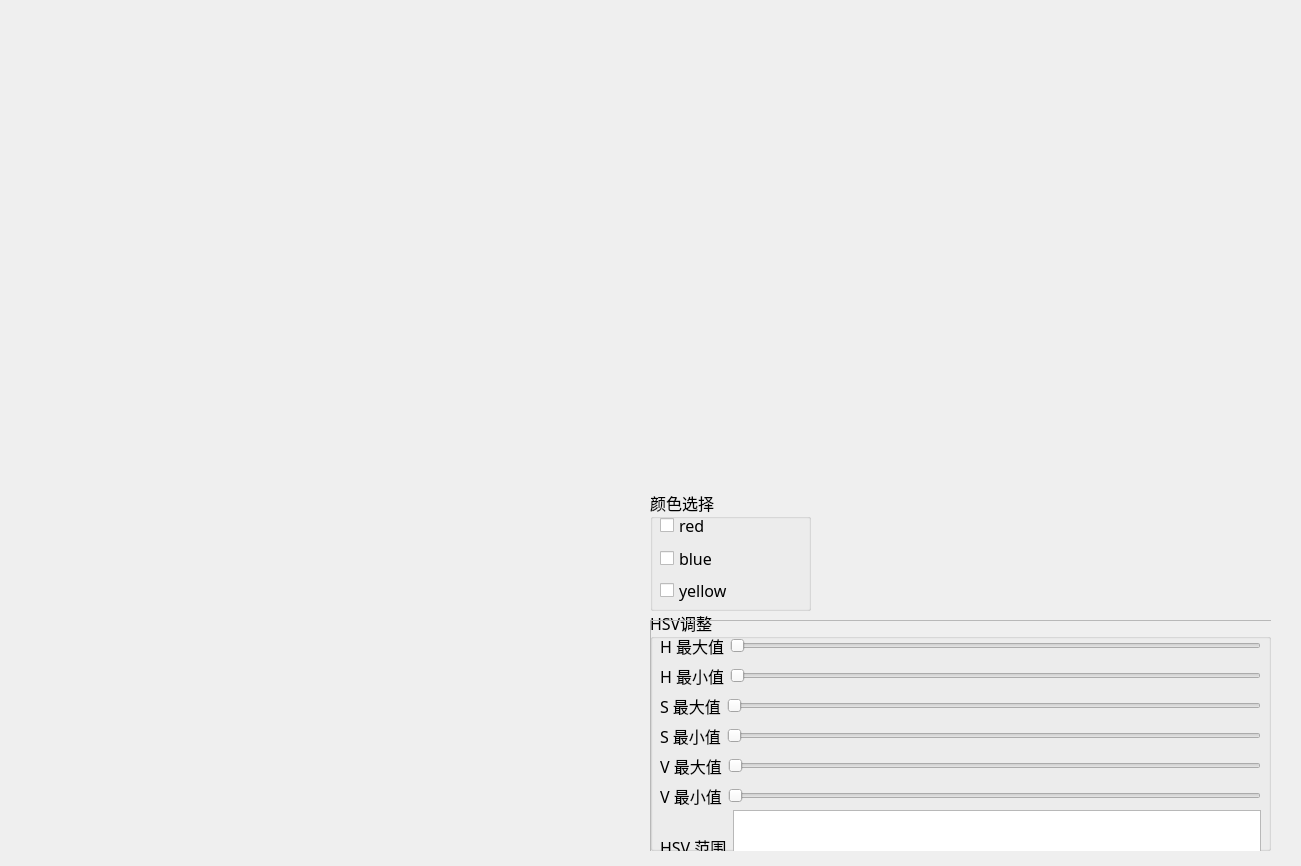
<?xml version="1.0" encoding="UTF-8"?>
<ui version="4.0">
 <class>find_color_block</class>
 <widget class="QWidget" name="find_color_block">
  <property name="geometry">
   <rect>
    <x>0</x>
    <y>0</y>
    <width>1301</width>
    <height>866</height>
   </rect>
  </property>
  <property name="windowTitle">
   <string>Form</string>
  </property>
  <widget class="QGroupBox" name="groupBox_2">
   <property name="geometry">
    <rect>
     <x>650</x>
     <y>490</y>
     <width>161</width>
     <height>121</height>
    </rect>
   </property>
   <property name="font">
    <font>
     <family>3ds</family>
     <pointsize>12</pointsize>
    </font>
   </property>
   <property name="title">
    <string>颜色选择</string>
   </property>
   <widget class="QWidget" name="verticalLayoutWidget_6">
    <property name="geometry">
     <rect>
      <x>10</x>
      <y>22</y>
      <width>141</width>
      <height>91</height>
     </rect>
    </property>
    <layout class="QVBoxLayout" name="verticalLayout_6">
     <item>
      <widget class="QCheckBox" name="checkBox_Red">
       <property name="font">
        <font>
         <family>3ds</family>
         <pointsize>12</pointsize>
        </font>
       </property>
       <property name="text">
        <string>red</string>
       </property>
      </widget>
     </item>
     <item>
      <widget class="QCheckBox" name="checkBox_Blue">
       <property name="font">
        <font>
         <family>3ds</family>
         <pointsize>12</pointsize>
        </font>
       </property>
       <property name="text">
        <string>blue</string>
       </property>
      </widget>
     </item>
     <item>
      <widget class="QCheckBox" name="checkBox_Yellow">
       <property name="font">
        <font>
         <family>3ds</family>
         <pointsize>12</pointsize>
        </font>
       </property>
       <property name="text">
        <string>yellow</string>
       </property>
      </widget>
     </item>
    </layout>
   </widget>
  </widget>
  <widget class="QGroupBox" name="groupBox">
   <property name="geometry">
    <rect>
     <x>650</x>
     <y>610</y>
     <width>621</width>
     <height>241</height>
    </rect>
   </property>
   <property name="font">
    <font>
     <family>3ds</family>
     <pointsize>12</pointsize>
    </font>
   </property>
   <property name="title">
    <string>HSV调整</string>
   </property>
   <widget class="QFrame" name="frame">
    <property name="geometry">
     <rect>
      <x>0</x>
      <y>10</y>
      <width>631</width>
      <height>261</height>
     </rect>
    </property>
    <property name="frameShape">
     <enum>QFrame::StyledPanel</enum>
    </property>
    <property name="frameShadow">
     <enum>QFrame::Raised</enum>
    </property>
    <widget class="QWidget" name="horizontalLayoutWidget_3">
     <property name="geometry">
      <rect>
       <x>10</x>
       <y>70</y>
       <width>601</width>
       <height>31</height>
      </rect>
     </property>
     <layout class="QHBoxLayout" name="horizontalLayout_3">
      <item>
       <widget class="QLabel" name="label_3">
        <property name="font">
         <font>
          <family>3ds</family>
          <pointsize>12</pointsize>
         </font>
        </property>
        <property name="text">
         <string>S 最大值</string>
        </property>
       </widget>
      </item>
      <item>
       <widget class="QSlider" name="S_Slider_max">
        <property name="orientation">
         <enum>Qt::Horizontal</enum>
        </property>
       </widget>
      </item>
     </layout>
    </widget>
    <widget class="QWidget" name="horizontalLayoutWidget_7">
     <property name="geometry">
      <rect>
       <x>10</x>
       <y>190</y>
       <width>601</width>
       <height>73</height>
      </rect>
     </property>
     <layout class="QHBoxLayout" name="horizontalLayout_7">
      <item>
       <widget class="QLabel" name="label_7">
        <property name="font">
         <font>
          <family>3ds</family>
          <pointsize>12</pointsize>
         </font>
        </property>
        <property name="text">
         <string>HSV 范围</string>
        </property>
       </widget>
      </item>
      <item>
       <widget class="QPlainTextEdit" name="TextEdit_hsv">
        <property name="enabled">
         <bool>true</bool>
        </property>
        <property name="font">
         <font>
          <family>3ds</family>
          <pointsize>12</pointsize>
         </font>
        </property>
        <property name="plainText">
         <string/>
        </property>
       </widget>
      </item>
     </layout>
    </widget>
    <widget class="QWidget" name="horizontalLayoutWidget_5">
     <property name="geometry">
      <rect>
       <x>10</x>
       <y>130</y>
       <width>601</width>
       <height>31</height>
      </rect>
     </property>
     <layout class="QHBoxLayout" name="horizontalLayout_5">
      <item>
       <widget class="QLabel" name="label_5">
        <property name="font">
         <font>
          <family>3ds</family>
          <pointsize>12</pointsize>
         </font>
        </property>
        <property name="text">
         <string>V 最大值</string>
        </property>
       </widget>
      </item>
      <item>
       <widget class="QSlider" name="V_Slider_max">
        <property name="orientation">
         <enum>Qt::Horizontal</enum>
        </property>
       </widget>
      </item>
     </layout>
    </widget>
    <widget class="QWidget" name="horizontalLayoutWidget_4">
     <property name="geometry">
      <rect>
       <x>10</x>
       <y>100</y>
       <width>601</width>
       <height>31</height>
      </rect>
     </property>
     <layout class="QHBoxLayout" name="horizontalLayout_4">
      <item>
       <widget class="QLabel" name="label_4">
        <property name="font">
         <font>
          <family>3ds</family>
          <pointsize>12</pointsize>
         </font>
        </property>
        <property name="text">
         <string>S 最小值</string>
        </property>
       </widget>
      </item>
      <item>
       <widget class="QSlider" name="S_Slider_min">
        <property name="orientation">
         <enum>Qt::Horizontal</enum>
        </property>
       </widget>
      </item>
     </layout>
    </widget>
    <widget class="QWidget" name="horizontalLayoutWidget_2">
     <property name="geometry">
      <rect>
       <x>10</x>
       <y>40</y>
       <width>601</width>
       <height>31</height>
      </rect>
     </property>
     <layout class="QHBoxLayout" name="horizontalLayout_2">
      <item>
       <widget class="QLabel" name="label_2">
        <property name="font">
         <font>
          <family>3ds</family>
          <pointsize>12</pointsize>
         </font>
        </property>
        <property name="text">
         <string>H 最小值</string>
        </property>
       </widget>
      </item>
      <item>
       <widget class="QSlider" name="H_Slider_min">
        <property name="orientation">
         <enum>Qt::Horizontal</enum>
        </property>
       </widget>
      </item>
     </layout>
    </widget>
    <widget class="QWidget" name="horizontalLayoutWidget">
     <property name="geometry">
      <rect>
       <x>10</x>
       <y>10</y>
       <width>601</width>
       <height>31</height>
      </rect>
     </property>
     <layout class="QHBoxLayout" name="horizontalLayout">
      <item>
       <widget class="QLabel" name="label">
        <property name="font">
         <font>
          <family>3ds</family>
          <pointsize>12</pointsize>
         </font>
        </property>
        <property name="text">
         <string>H 最大值</string>
        </property>
       </widget>
      </item>
      <item>
       <widget class="QSlider" name="H_Slider_max">
        <property name="orientation">
         <enum>Qt::Horizontal</enum>
        </property>
       </widget>
      </item>
     </layout>
    </widget>
    <widget class="QWidget" name="horizontalLayoutWidget_6">
     <property name="geometry">
      <rect>
       <x>10</x>
       <y>160</y>
       <width>601</width>
       <height>31</height>
      </rect>
     </property>
     <layout class="QHBoxLayout" name="horizontalLayout_6">
      <item>
       <widget class="QLabel" name="label_6">
        <property name="font">
         <font>
          <family>3ds</family>
          <pointsize>12</pointsize>
         </font>
        </property>
        <property name="text">
         <string>V 最小值</string>
        </property>
       </widget>
      </item>
      <item>
       <widget class="QSlider" name="V_Slider_min">
        <property name="orientation">
         <enum>Qt::Horizontal</enum>
        </property>
       </widget>
      </item>
     </layout>
    </widget>
   </widget>
  </widget>
  <widget class="QLabel" name="label_img">
   <property name="geometry">
    <rect>
     <x>0</x>
     <y>0</y>
     <width>640</width>
     <height>480</height>
    </rect>
   </property>
   <property name="text">
    <string/>
   </property>
  </widget>
  <widget class="QLabel" name="label_img_gray">
   <property name="geometry">
    <rect>
     <x>650</x>
     <y>0</y>
     <width>640</width>
     <height>480</height>
    </rect>
   </property>
   <property name="text">
    <string/>
   </property>
  </widget>
 </widget>
 <resources/>
 <connections/>
</ui>
